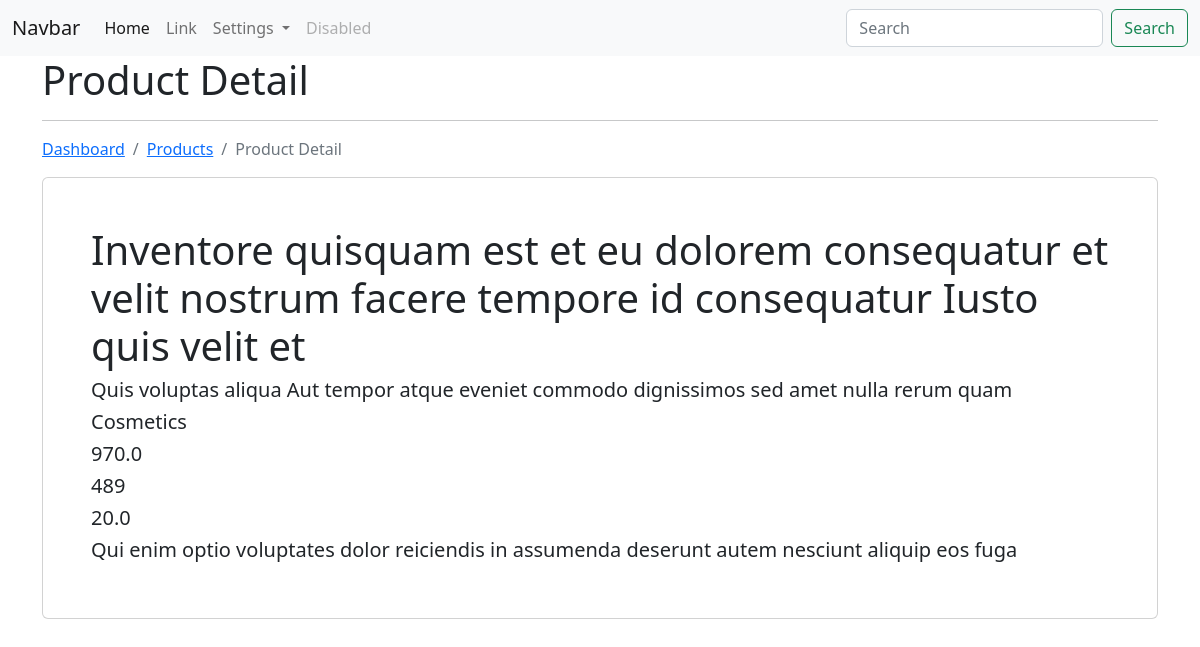
Before: /ecom/product/view/12/ (signed in) with the older database file.
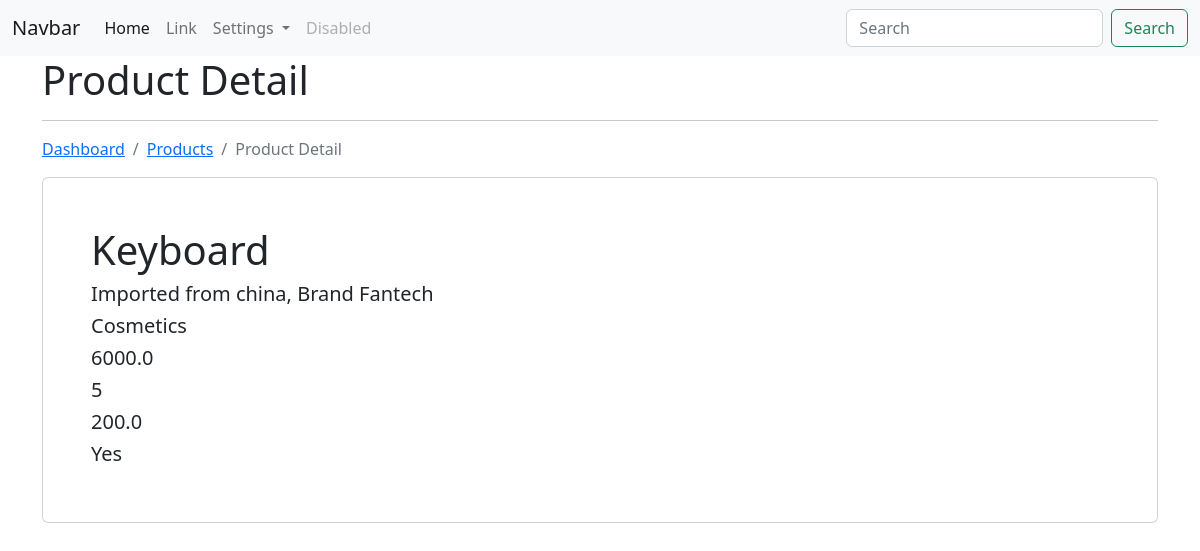
After: the same page with the newer database file.
### app_ecom/models.py (models this page shows, shortened)
class Product(models.Model):
    title = models.CharField(max_length=200)
    desc = models.CharField(max_length=200)
    category = models.ForeignKey(Category, on_delete=models.CASCADE)
    price = models.FloatField()
    image = models.FileField(null=True, blank=True, upload_to="products/")
    quantity = models.IntegerField()
    discount = models.FloatField()
    cod = models.CharField(max_length=100)
    user = models.ForeignKey(User, on_delete=models.CASCADE)
    class Meta:
        db_table = 'app_products'

class Category(models.Model):
    category_name = models.CharField(max_length=200)
    def __str__(self):
        return self.category_name
    class Meta:
        db_table = 'app_categories'

### app_ecom/views.py (the view)
# urls.py: path('product/view/<int:id>/', views.product_view, name='view-product'),
@login_required(login_url='/authentication/login/')
def product_view(request, id):
    product = Product.objects.get(id=id)
    context = {"data": product}
    return render(request, 'products/product_view.html', context)

### templates/products/product_view.html (shortened to what this page needs)
{% extends "layouts/master.html" %}
{% block content %}
    <div class="container">
        <h1>Product Detail</h1>
        <hr>
        <nav aria-label="breadcrumb">
            <ol class="breadcrumb">
              <li class="breadcrumb-item"><a href="{% url 'dashboard' %}">Dashboard</a></li>
              <li class="breadcrumb-item active"><a href="{% url 'list-product' %}">Products</a></li>
              <li class="breadcrumb-item active">Product Detail</li>
            </ol>
        </nav>
        <div class="card p-5">
            <h1>{{ data.title }}</h1>
            <h5>{{ data.desc }}</h5>
            <h5>{{ data.category }}</h5>
            <h5>{{ data.price }}</h5>
            <h5>{{ data.quantity }}</h5>
            <h5>{{ data.discount }}</h5>
            <h5>{{ data.cod }}</h5>
        </div>
    </div>
{% endblock content %}

### templates/layouts/master.html (shortened to what this page needs)
<!doctype html>
<html lang="en">
<head>
    <link href="https://cdn.jsdelivr.net/npm/bootstrap@5.2.3/dist/css/bootstrap.min.css" rel="stylesheet"
>
    </head>
<body>
    <nav class="navbar navbar-expand-lg bg-light">
        <div class="container-fluid">
            <a class="navbar-brand" href="#">Navbar</a>
            <div class="collapse navbar-collapse" id="navbarSupportedContent">
                <ul class="navbar-nav me-auto mb-2 mb-lg-0">
                    <li class="nav-item">
                        <a class="nav-link active" aria-current="page" href="#">Home</a>
                    </li>
                    <li class="nav-item">
                        <a class="nav-link" href="#">Link</a>
                    </li>
                    <li class="nav-item dropdown">
                        <a class="nav-link dropdown-toggle" href="#" role="button" data-bs-toggle="dropdown"
                            aria-expanded="false">
                            Settings
                        </a>
                    </li>
                    <li class="nav-item">
                        <a class="nav-link disabled">Disabled</a>
                    </li>
                </ul>
                <form class="d-flex" role="search">
                    <input class="form-control me-2" type="search" placeholder="Search" aria-label="Search">
                    <button class="btn btn-outline-success" type="submit">Search</button>
                </form>
            </div>
        </div>
    </nav>
    {% block content %}
    {% endblock %}
</body>
</html>

Changed rows visible on the page:
changed Product "Cosmetics": title "Inventore quisquam est et eu dolorem consequatur et velit nostrum facere tempore id consequatur Iusto quis velit et" → "Keyboard"; desc "Quis voluptas aliqua Aut tempor atque eveniet commodo dignissimos sed amet nulla rerum quam" → "Imported from china, Brand Fantech"; price "970.0" → "6000.0"; quantity "489" → "5"; discount "20.0" → "200.0"; cod "Qui enim optio voluptates dolor reiciendis in assumenda deserunt autem nesciunt aliquip eos fuga" → "Yes"
